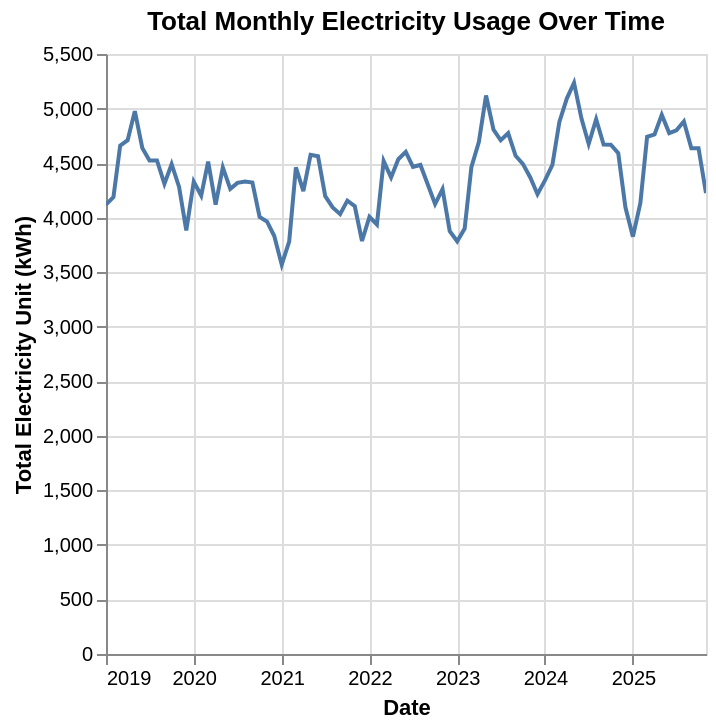

Source (notebook cell):
### Code cell
# Create a time series chart for total monthly electricity usage
chart_total_usage = alt.Chart(total_monthly_usage_df).mark_line().encode(
    x=alt.X('data_date', title='Date'),
    y=alt.Y('total_electricity_unit', title='Total Electricity Unit (kWh)'),
    tooltip=['data_date', 'total_electricity_unit']
).properties(
    title='Total Monthly Electricity Usage Over Time'
).interactive()

chart_total_usage.display()

### Figure 1 — Vega-Lite specification as saved in the notebook (floating-point values rounded to 4 significant figures)
{"config": {"view": {"continuousWidth": 300, "continuousHeight": 300}}, "data": {"name": "data-9f894a21d7c0fed37599cf9a1e31eb5c"}, "mark": {"type": "line"}, "encoding": {"tooltip": [{"field": "data_date", "type": "temporal"}, {"field": "total_electricity_unit", "type": "quantitative"}], "x": {"field": "data_date", "title": "Date", "type": "temporal"}, "y": {"field": "total_electricity_unit", "title": "Total Electricity Unit (kWh)", "type": "quantitative"}}, "params": [{"name": "param_4", "select": {"type": "interval", "encodings": ["x", "y"]}, "bind": "scales"}], "title": "Total Monthly Electricity Usage Over Time", "$schema": "https://vega.github.io/schema/vega-lite/v5.20.1.json", "datasets": {"data-9f894a21d7c0fed37599cf9a1e31eb5c": [{"data_date": "2019-01-01T00:00:00", "total_electricity_unit": 4119.0}, {"data_date": "2019-02-01T00:00:00", "total_electricity_unit": 4188.0}, {"data_date": "2019-03-01T00:00:00", "total_electricity_unit": 4661.0}, {"data_date": "2019-04-01T00:00:00", "total_electricity_unit": 4709.0}, {"data_date": "2019-05-01T00:00:00", "total_electricity_unit": 4976.0}, {"data_date": "2019-06-01T00:00:00", "total_electricity_unit": 4639.0}, {"data_date": "2019-07-01T00:00:00", "total_electricity_unit": 4524.0}, {"data_date": "2019-08-01T00:00:00", "total_electricity_unit": 4524.0}, {"data_date": "2019-09-01T00:00:00", "total_electricity_unit": 4309.0}, {"data_date": "2019-10-01T00:00:00", "total_electricity_unit": 4490.0}, {"data_date": "2019-11-01T00:00:00", "total_electricity_unit": 4281.0}, {"data_date": "2019-12-01T00:00:00", "total_electricity_unit": 3883.0}, {"data_date": "2020-01-01T00:00:00", "total_electricity_unit": 4330.0}, {"data_date": "2020-02-01T00:00:00", "total_electricity_unit": 4202.0}, {"data_date": "2020-03-01T00:00:00", "total_electricity_unit": 4513.0}, {"data_date": "2020-04-01T00:00:00", "total_electricity_unit": 4120.0}, {"data_date": "2020-05-01T00:00:00", "total_electricity_unit": 4461.0}, {"data_date": "2020-06-01T00:00:00", "total_electricity_unit": 4263.0}, {"data_date": "2020-07-01T00:00:00", "total_electricity_unit": 4319.0}, {"data_date": "2020-08-01T00:00:00", "total_electricity_unit": 4331.0}, {"data_date": "2020-09-01T00:00:00", "total_electricity_unit": 4321.0}, {"data_date": "2020-10-01T00:00:00", "total_electricity_unit": 4006.0}, {"data_date": "2020-11-01T00:00:00", "total_electricity_unit": 3963.0}, {"data_date": "2020-12-01T00:00:00", "total_electricity_unit": 3831.0}, {"data_date": "2021-01-01T00:00:00", "total_electricity_unit": 3569.0}, {"data_date": "2021-02-01T00:00:00", "total_electricity_unit": 3781.0}, {"data_date": "2021-03-01T00:00:00", "total_electricity_unit": 4460.0}, {"data_date": "2021-04-01T00:00:00", "total_electricity_unit": 4244.0}, {"data_date": "2021-05-01T00:00:00", "total_electricity_unit": 4576.0}, {"data_date": "2021-06-01T00:00:00", "total_electricity_unit": 4563.0}, {"data_date": "2021-07-01T00:00:00", "total_electricity_unit": 4196.0}, {"data_date": "2021-08-01T00:00:00", "total_electricity_unit": 4094.0}, {"data_date": "2021-09-01T00:00:00", "total_electricity_unit": 4032.0}, {"data_date": "2021-10-01T00:00:00", "total_electricity_unit": 4156.0}, {"data_date": "2021-11-01T00:00:00", "total_electricity_unit": 4105.0}, {"data_date": "2021-12-01T00:00:00", "total_electricity_unit": 3786.0}, {"data_date": "2022-01-01T00:00:00", "total_electricity_unit": 4008.0}, {"data_date": "2022-02-01T00:00:00", "total_electricity_unit": 3938.0}, {"data_date": "2022-03-01T00:00:00", "total_electricity_unit": 4519.0}, {"data_date": "2022-04-01T00:00:00", "total_electricity_unit": 4369.0}, {"data_date": "2022-05-01T00:00:00", "total_electricity_unit": 4535.0}, {"data_date": "2022-06-01T00:00:00", "total_electricity_unit": 4603.0}, {"data_date": "2022-07-01T00:00:00", "total_electricity_unit": 4466.0}, {"data_date": "2022-08-01T00:00:00", "total_electricity_unit": 4483.0}, {"data_date": "2022-09-01T00:00:00", "total_electricity_unit": 4302.0}, {"data_date": "2022-10-01T00:00:00", "total_electricity_unit": 4125.0}, {"data_date": "2022-11-01T00:00:00", "total_electricity_unit": 4262.0}, {"data_date": "2022-12-01T00:00:00", "total_electricity_unit": 3877.0}, {"data_date": "2023-01-01T00:00:00", "total_electricity_unit": 3783.0}, {"data_date": "2023-02-01T00:00:00", "total_electricity_unit": 3900.0}, {"data_date": "2023-03-01T00:00:00", "total_electricity_unit": 4463.0}, {"data_date": "2023-04-01T00:00:00", "total_electricity_unit": 4692.0}, {"data_date": "2023-05-01T00:00:00", "total_electricity_unit": 5120.0}, {"data_date": "2023-06-01T00:00:00", "total_electricity_unit": 4806.0}, {"data_date": "2023-07-01T00:00:00", "total_electricity_unit": 4709.0}, {"data_date": "2023-08-01T00:00:00", "total_electricity_unit": 4774.0}, {"data_date": "2023-09-01T00:00:00", "total_electricity_unit": 4567.0}, {"data_date": "2023-10-01T00:00:00", "total_electricity_unit": 4493.0}, {"data_date": "2023-11-01T00:00:00", "total_electricity_unit": 4368.0}, {"data_date": "2023-12-01T00:00:00", "total_electricity_unit": 4215.0}, {"data_date": "2024-01-01T00:00:00", "total_electricity_unit": 4342.0}, {"data_date": "2024-02-01T00:00:00", "total_electricity_unit": 4483.0}, {"data_date": "2024-03-01T00:00:00", "total_electricity_unit": 4878.0}, {"data_date": "2024-04-01T00:00:00", "total_electricity_unit": 5092.0}, {"data_date": "2024-05-01T00:00:00", "total_electricity_unit": 5236.0}, {"data_date": "2024-06-01T00:00:00", "total_electricity_unit": 4908.0}, {"data_date": "2024-07-01T00:00:00", "total_electricity_unit": 4675.0}, {"data_date": "2024-08-01T00:00:00", "total_electricity_unit": 4903.0}, {"data_date": "2024-09-01T00:00:00", "total_electricity_unit": 4669.0}, {"data_date": "2024-10-01T00:00:00", "total_electricity_unit": 4668.0}, {"data_date": "2024-11-01T00:00:00", "total_electricity_unit": 4591.0}, {"data_date": "2024-12-01T00:00:00", "total_electricity_unit": 4092.0}, {"data_date": "2025-01-01T00:00:00", "total_electricity_unit": 3825.0}, {"data_date": "2025-02-01T00:00:00", "total_electricity_unit": 4134.0}, {"data_date": "2025-03-01T00:00:00", "total_electricity_unit": 4741.0}, {"data_date": "2025-04-01T00:00:00", "total_electricity_unit": 4762.0}, {"data_date": "2025-05-01T00:00:00", "total_electricity_unit": 4943.0}, {"data_date": "2025-06-01T00:00:00", "total_electricity_unit": 4775.0}, {"data_date": "2025-07-01T00:00:00", "total_electricity_unit": 4800.0}, {"data_date": "2025-08-01T00:00:00", "total_electricity_unit": 4881.0}, {"data_date": "2025-09-01T00:00:00", "total_electricity_unit": 4636.0}, {"data_date": "2025-10-01T00:00:00", "total_electricity_unit": 4636.0}, {"data_date": "2025-11-01T00:00:00", "total_electricity_unit": 4225.0}]}}
